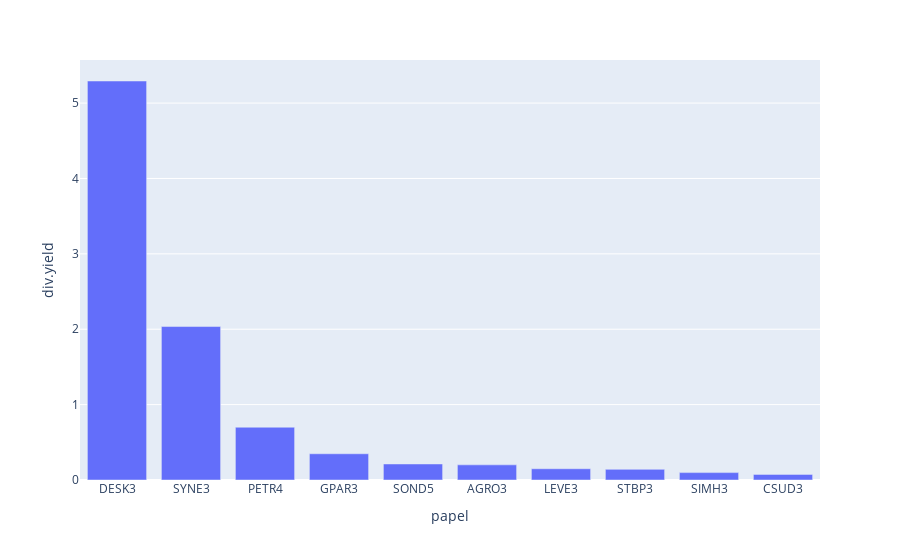

The code cell stored with this chart in its notebook:
### Code cell
# grafico maiores Divendo
aux = df_final.sort_values('div.yield', ascending= False).reset_index().rename( columns= {'index': 'papel'}).head(10)
px.bar( aux, x= 'papel', y= 'div.yield')

### Figure 1 — Plotly figure (JSON) as saved in the notebook; plotly's stock layout.template omitted (floating-point values rounded to 4 significant figures)
{"data": [{"alignmentgroup": "True", "hovertemplate": "papel=%{x}<br>div.yield=%{y}<extra></extra>", "legendgroup": "", "marker": {"color": "#636efa", "pattern": {"shape": ""}}, "name": "", "offsetgroup": "", "orientation": "v", "showlegend": false, "textposition": "auto", "type": "bar", "x": ["DESK3", "SYNE3", "PETR4", "GPAR3", "SOND5", "AGRO3", "LEVE3", "STBP3", "SIMH3", "CSUD3"], "xaxis": "x", "y": [5.293, 2.036, 0.7001, 0.3479, 0.2126, 0.201, 0.1492, 0.1412, 0.0979, 0.0744], "yaxis": "y"}], "layout": {"barmode": "relative", "legend": {"tracegroupgap": 0}, "margin": {"t": 60}, "xaxis": {"anchor": "y", "domain": [0, 1], "title": {"text": "papel"}}, "yaxis": {"anchor": "x", "domain": [0, 1], "title": {"text": "div.yield"}}}}
